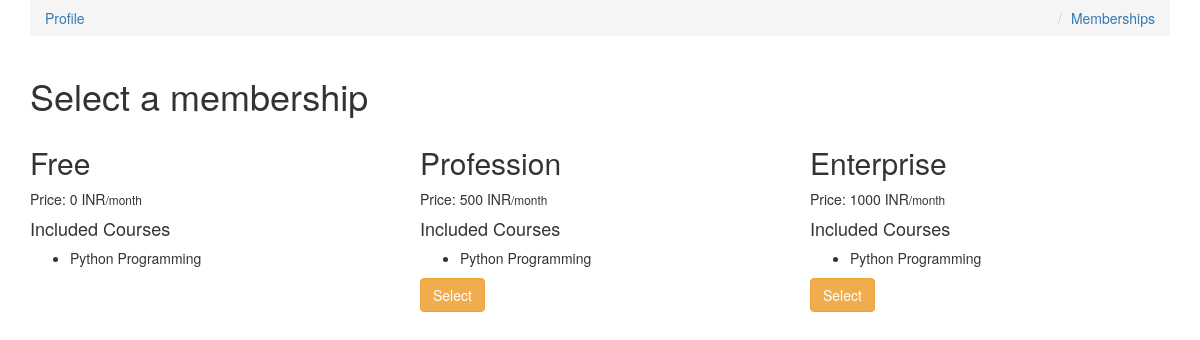
/memberships/ (signed in), run on the app's committed database.
### memberships/models.py (models this page shows)
class Membership(models.Model):
    slug = models.SlugField()
    membership_type = models.CharField(
        choices=MEMBERSHIP_CHOICES,
        max_length=30,
        default='Free',
        )
    price = models.IntegerField(default=1000)
    stripe_plan_id = models.CharField(max_length=40)
    def __str__(self):
        return self.membership_type

### courses/models.py (models this page shows, shortened)
class Course(models.Model):
    slug = models.SlugField()
    title = models.CharField(max_length=120)
    description = models.TextField()
    allowed_memberships = models.ManyToManyField(Membership)

### memberships/views.py (the view, shortened to what this page needs)
# urls.py: path('',MembershipSelectView.as_view(),name='select'),
class MembershipSelectView(ListView):
    model = Membership
    def get_context_data(self, *args, **kwargs):
        context = super().get_context_data(**kwargs)
        current_membership = get_user_membership(self.request)
        context['current_membership'] = str(current_membership.membership)
        return context

### memberships/views.py (called while the page is built)
def get_user_membership(request):
    user_membership_qs = UserMembership.objects.filter(user=request.user)
    if user_membership_qs.exists():
        return user_membership_qs.first()
    return None

### memberships/templates/memberships/membership_list.html (shortened to what this page needs)
{% extends 'courses/base.html' %}
{%block content%}
<div class="container">
    <h1>Select a membership</h1>
    <div class="row">
        {%for object in object_list%}
            <div class="col-sm-4 col-md-4">
                <h2>{{ object.membership_type }}</h2>
                <p>Price: {{ object.price }} INR<small>/month</small></p>
                <h4>Included Courses</h4>
                <ul>
                    {% for course in object.course_set.all %}
                        <li>{{ course.title }}</li>
                    {% endfor %}
                </ul>
                {% if object.membership_type != 'Free' %}
                <form method="POST" action="{% url 'memberships:select' %}">
                    {% if object.membership_type != current_membership %}
                        <button class="btn btn-warning">Select</button>
                    {% else %}
                        <small>This is your current membership</small>
                    {% endif %}
                </form>
                {% endif %}
            </div>
        {%endfor%}
    </div>
</div>
{%endblock content%}

### data on the page
Membership: membership_type "Free", price "0"
Course: title "Python Programming"
Membership: membership_type "Profession", price "500", shows "Select"
Membership: membership_type "Enterprise", price "1000", shows "Select"
